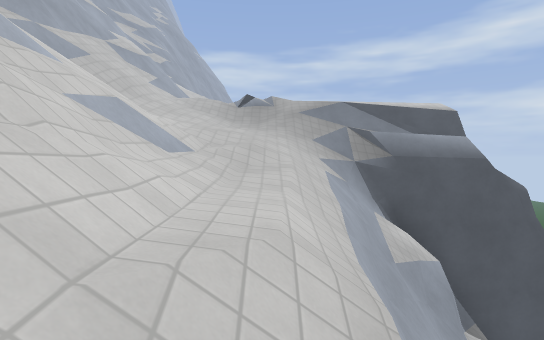
view 1 (above)

20 first-person views from a walk through a Godot game level. The camera is 1.3 m above the floor, tilts 2° down and sees 80° across. The floor is counted in squares, 2 m on a side. Each view is taken from the middle of a square. On the plan, view 1 faces up. The plan holds only what a view shows up to about 10 squares ahead; the rest is blank. The place goes on beyond the plan. Some surface patterns are stand-ins.

view 2
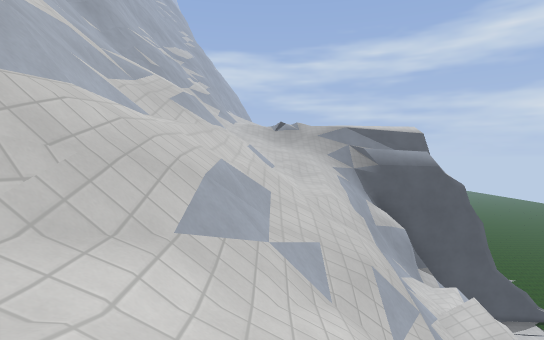

view 3
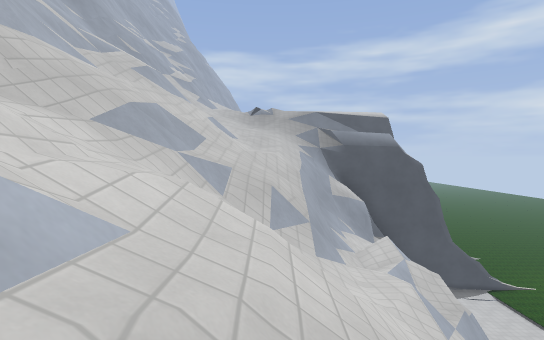

view 4
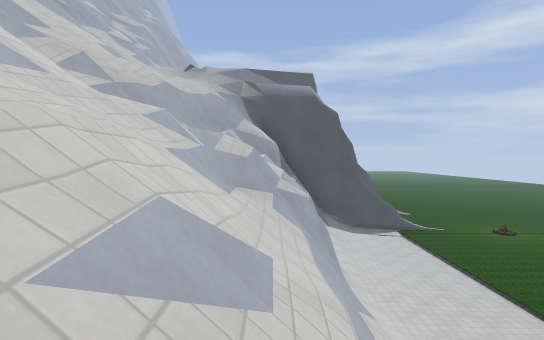

view 5
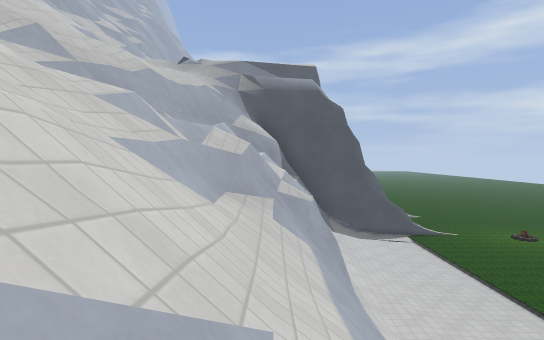

view 6
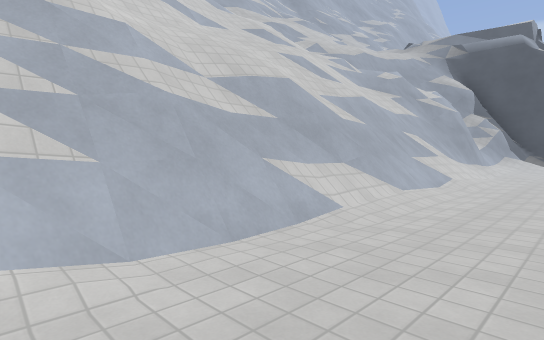

view 7
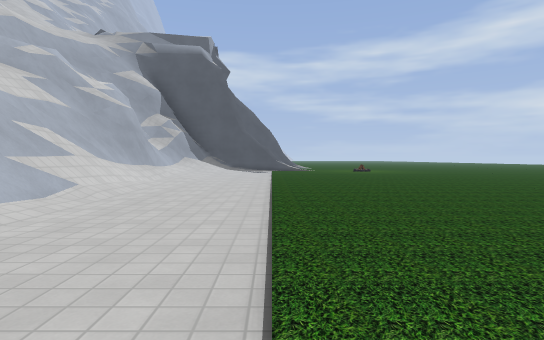

view 8
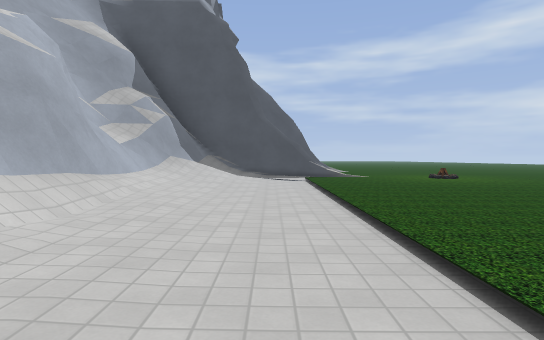

view 9
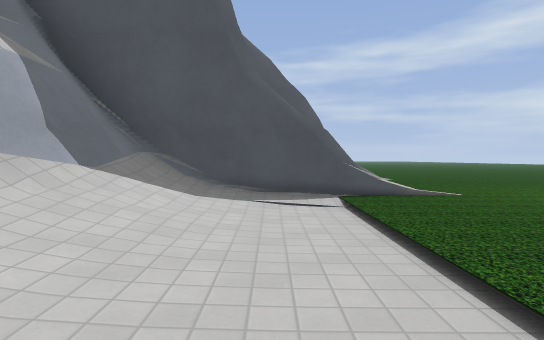

view 10
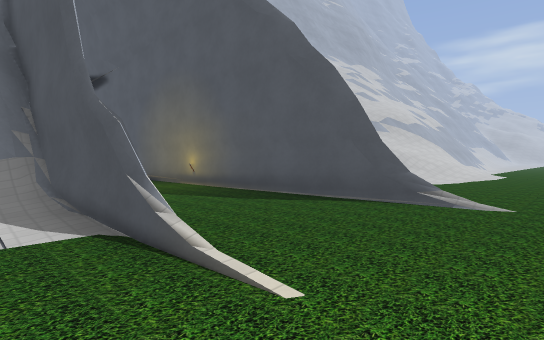

view 11
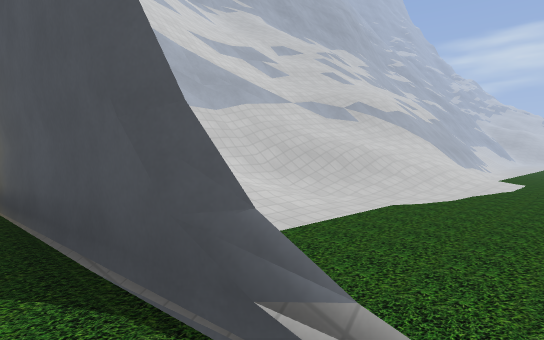

view 12
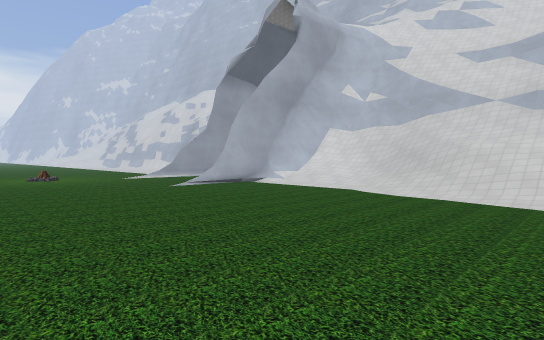

view 13
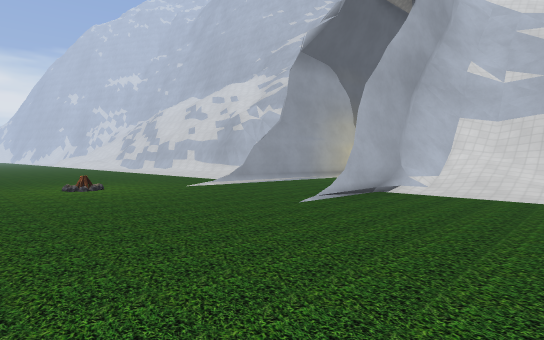

view 14
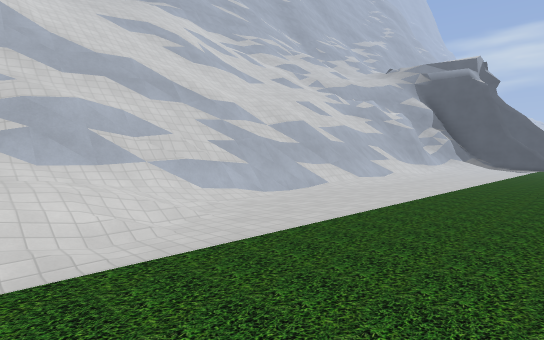

view 15
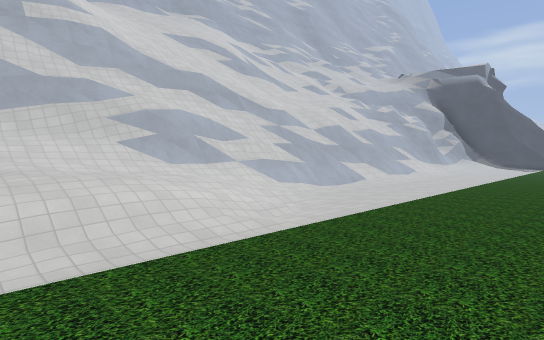

view 16
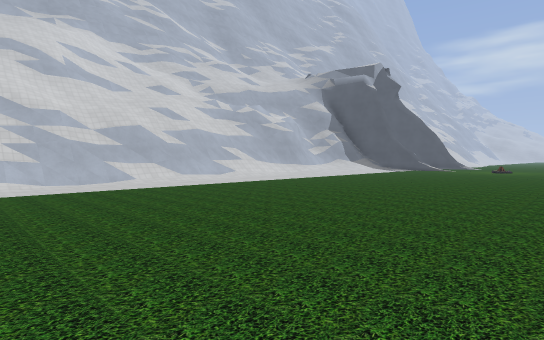

view 17
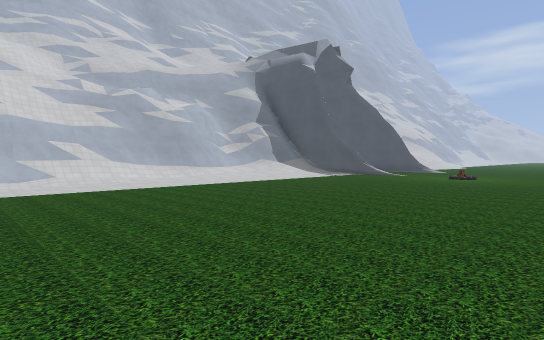

view 18
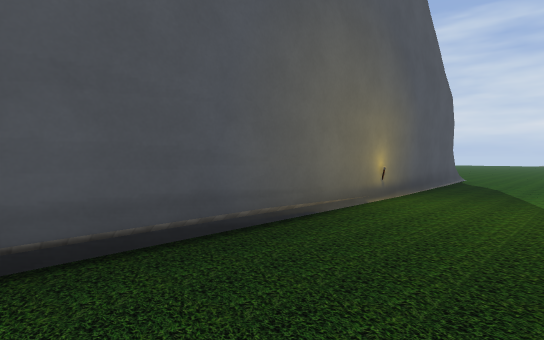

view 19
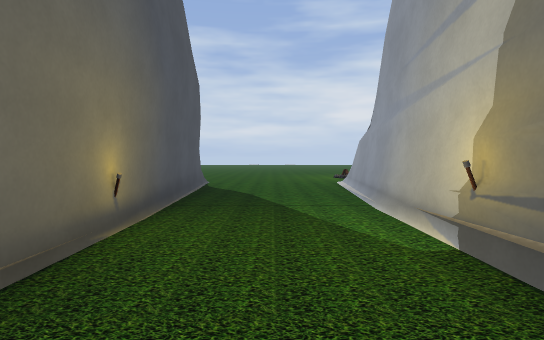

view 20
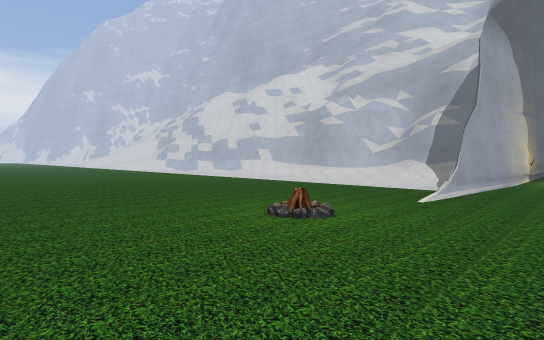

### Floor plan
Key: @ floor where view 1 was taken; # wall or solid block; . main floor; : floor 0.25 m higher than the main floor; + floor 0.75 m higher than the main floor; * floor 1 m higher than the main floor; % floor 8.75 m higher than the main floor; & floor 9.5 m higher than the main floor; $ floor 10.25 m higher than the main floor; / step, stairs or slope; = window, fence, low wall or low ledge; v drop or lower ground; B bonfire; O other object.
Columns run from 5 left of view 1 to 15 right of it. Each row starts with its distance up from view 1.
 18           =///......
 17       &###=///......
 16       &===///.......
 15        =##///.......
 14        % #//........
 13        =v#//:.......
 12        =##///........
 11        ########......
 10     ////.O..........
  9     .................
  8  //////.O............
  7 ##////=#######...B...
  6 ##/////v###:.....B...
  5 ## ///v###/..........
  4 #  ///v###/..........
  3 #  ==$#==#:.........
  2 # /=//#==#:..........
  1  ==///#=##/..........
  0  ##//@##v#/..........
 -1  ##/==//=#/..........
 -2   =////=/#/..........
 -3    ///=//#=..........
 -4     //=/=##..........
 -5     =////v=..........
 -6      /=//#/..........
 -7       v//#=..........
 -8        //##..........
 -9       //=##..........
-10     /=//=##..........
-11     ///##==..........
-12     ///##=//....
-13      //###+/....
-14      =v#=/++/...
-15       #=#/*+/...
-16           ++/...

Where each view was taken, in squares from view 1:
view 1: 0 up, 0 right, facing up
view 2: 4 down, 1 left, facing up
view 3: 5 down, 0 right, facing up
view 4: 6 down, 3 right, facing up
view 5: 5 down, 3 right, facing up
view 6: 10 down, 7 right, facing up-left
view 7: 8 down, 8 right, facing up
view 8: 3 down, 7 right, facing up
view 9: 2 up, 7 right, facing up
view 10: 6 up, 11 right, facing up-left
view 11: 10 up, 10 right, facing up-left
view 12: 18 up, 14 right, facing down-left
view 13: 14 up, 14 right, facing down-left
view 14: 14 down, 10 right, facing up-left
view 15: 16 down, 10 right, facing up-left
view 16: 11 down, 15 right, facing up-left
view 17: 5 down, 15 right, facing up-left
view 18: 8 up, 1 left, facing up-right
view 19: 9 up, 1 right, facing right
view 20: 9 up, 15 right, facing down-left
